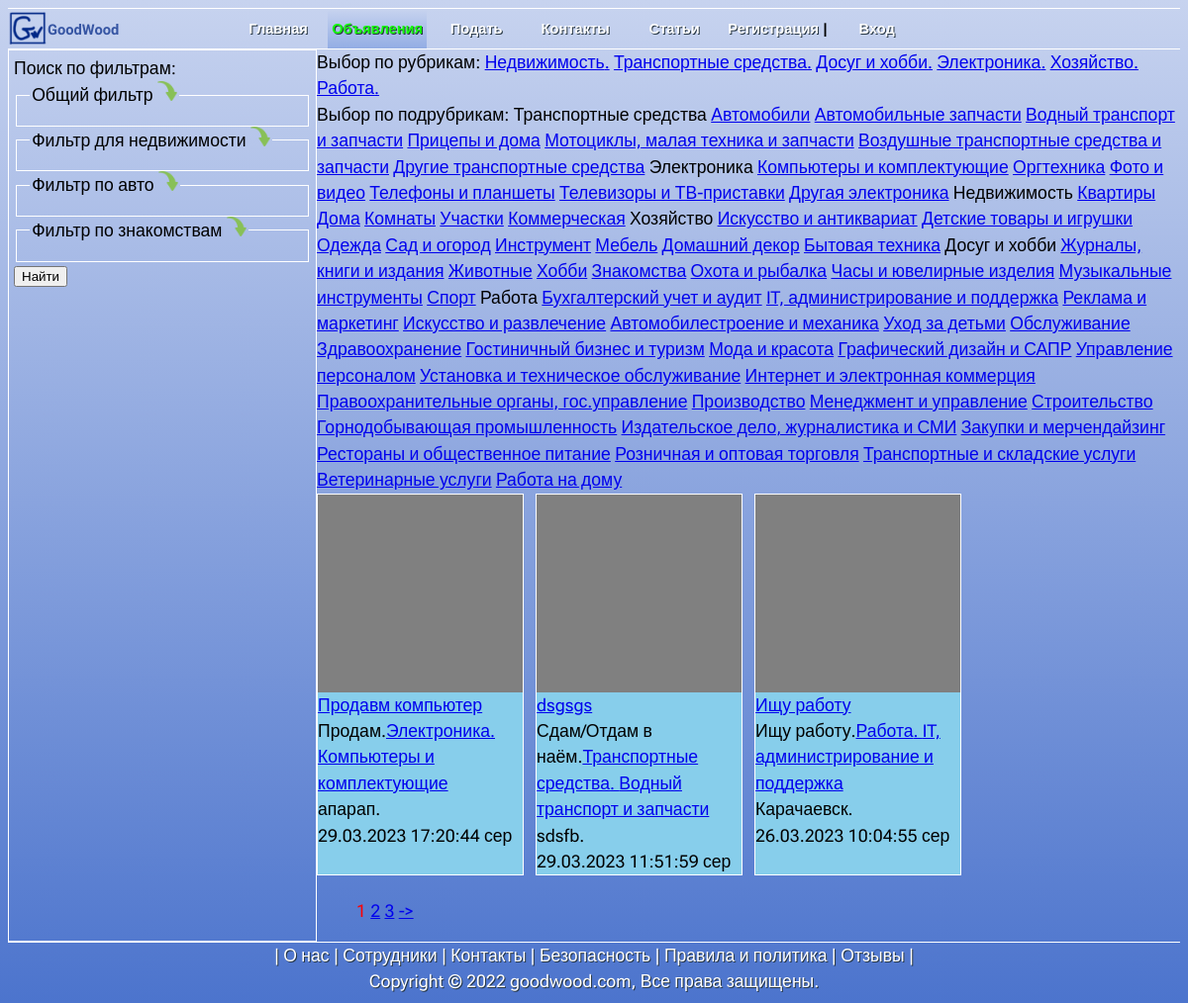
/all_adv/, run on the app's committed database.
### all_adv/models.py (models this page shows, shortened)
class Rubric(models.Model):
    name = models.CharField(max_length=45,db_index=True,verbose_name='Название')
    def get_absolute_url(self):
        return reverse('by_rubric',kwargs={'rubric_id': self.id})
    class Meta:
        verbose_name_plural = 'Рубрики'
        verbose_name = 'Рубрика'

class Adv(models.Model):
    is_active = models.BooleanField(default=True,db_index=True)
    title = models.CharField(max_length=50,verbose_name='Заголовок', help_text='Это хелп',db_index=True)
    transaction = models.ForeignKey('Transaction',null=True,on_delete=models.PROTECT, verbose_name='Вид сделки')
    region = models.ForeignKey('Region', null=True, on_delete=models.PROTECT, verbose_name='Регион')
    city = models.CharField(max_length=50, verbose_name='Город',null=True,blank =True,db_index=True)
    district_city = models.CharField(max_length=50, verbose_name='Район города',blank =True, null=True)
    photo = models.ImageField(upload_to='photo/%Y/%m/%d/',
                              null=True, blank=True)
    user_name = models.CharField(max_length=50, verbose_name='Имя',null=True)
    phone_number = models.CharField(max_length=50,null=True,  verbose_name='Телефон')
    content = models.TextField(null=True, max_length=5000,help_text='Не более 5000 символов', verbose_name='Описание',db_index=True)
    price = models.FloatField(null=True,blank =True,verbose_name='Цена',db_index=True)
    rubric = models.ForeignKey('Rubric',null=True,on_delete=models.PROTECT, verbose_name='Рубрика',db_index=True)
    subrubric = models.CharField(max_length=70,blank =True, null=True,choices=SUB_RUBRICS, verbose_name='Подрубрика',db_index=True)
    published = models.DateTimeField(auto_now_add=True, db_index=True, verbose_name='Опубликовано от')
    update = models.DateTimeField(auto_now=True, db_index=True, verbose_name='Изменено  от')
    street = models.CharField(max_length=50, verbose_name='Улица',blank =True,default='',db_index=True)
    floors = models.CharField(max_length=50,null=True,blank =True,verbose_name='Этажей')
    floor = models.CharField(max_length=50,null=True,blank =True,verbose_name='Этаж')
    rooms = models.CharField(max_length=50,null=True,blank =True,verbose_name='Комнат',db_index=True)
    square_rooms = models.FloatField(null=True,blank =True,verbose_name='Площадь комнат',db_index=True)
    square_land = models.FloatField(null=True,blank =True,verbose_name='Площадь земли',db_index=True)
    law_status = models.ForeignKey('LawStatus',blank =True,null=True,on_delete=models.PROTECT, verbose_name='Статус',db_index=True)
    ower = models.ForeignKey('Subject',null=True,blank =True,on_delete=models.PROTECT, verbose_name='Субъект',db_index=True)
    car_mark = models.ForeignKey('CarMark',null=True,blank =True,on_delete=models.PROTECT, verbose_name='Марка',db_index=True)
    car_model = models.CharField(max_length=50, verbose_name='Модель',null=True,blank =True,db_index=True)
    car_year = models.CharField(max_length=50,null=True,blank =True,verbose_name='Год',db_index=True)
    car_fuel = models.ForeignKey('CarFuel',null=True,blank =True,on_delete=models.PROTECT, verbose_name='Топливо',db_index=True)
    car_color = models.CharField(max_length=50, verbose_name='Цвет',null=True,blank =True,db_index=True)
    car_body = models.ForeignKey('CarBody',null=True,on_delete=models.PROTECT, verbose_name='Кузов',blank =True,db_index=True)
    car_actuator = models.ForeignKey('CarActuator',null=True,on_delete=models.PROTECT, verbose_name='Привод',blank =True,db_index=True)
    car_transmission = models.ForeignKey('CarTransmission',null=True,on_delete=models.PROTECT, verbose_name='Коробка',blank =True,db_index=True)
    car_run = models.CharField(max_length=50,null=True,blank =True,verbose_name='Пробег',db_index=True)
    car_engine_capacity = models.FloatField(null=True,blank =True,verbose_name='Объем двигателя',db_index=True)
    who = models.CharField(max_length=50, verbose_name='Кто',null=True,blank =True,db_index=True)
    whom = models.CharField(max_length=50, verbose_name='Кого',null=True,blank =True,db_index=True)
    your_age = models.CharField(max_length=50,null=True,blank =True,verbose_name='Возраст Ваш',db_index=True)
    intention_age = models.CharField(max_length=50,null=True,blank =True,verbose_name='Возраст поиска',db_index=True)
    intention = models.ForeignKey('Intention',null=True,on_delete=models.PROTECT, verbose_name='Намерение',blank =True,db_index=True)
    salary = models.CharField(max_length=50,null=True,blank =True,verbose_name='Зарплата от',db_index=True)
    mode = models.CharField(max_length=50, verbose_name='Режим работы',null=True,blank =True,db_index=True)
    def get_absolute_url(self):
        return reverse('by_rubric',kwargs={'rubric_id': self.rubric_id})
    class Meta:
        verbose_name_plural='Объявления'
        verbose_name = 'Объявление'
        ordering = ['-published']

class Transaction(models.Model):
    name = models.CharField(max_length=21,db_index=True,verbose_name='Вид сделки')
    def __str__(self):
        return self.name
    class Meta:
        verbose_name_plural = 'Вид сделки'
        verbose_name = 'Вид сделки'

### all_adv/views.py (the view)
# urls.py: path('', AllAdvs.as_view(), name='all_advs'),
class AllAdvs(DataMixin,ListView):
    model = Adv
    template_name = 'all_adv/all_advs.html'
    context_object_name = 'advs'
    def get_context_data(self, *, object_list=None, **kwargs):
        context = super().get_context_data(**kwargs)
        send_to_mixin = self.get_user_context(title = 'GoodWood. Все объявления',page='all_advs')
        context = dict(list(context.items()) + list(send_to_mixin.items()))
        return context
    def get_queryset(self):
        return Adv.objects.filter(is_active=True).select_related('rubric','transaction')

### all_adv/templatetags/all_adv_tags.py (called while the page is built)
@register.simple_tag()
def get_rubrics():
    return Rubric.objects.all()

### all_adv/utils.py (called while the page is built)
    def get_user_context(self,**kwargs):
        context = kwargs
        context['menu'] = menu
        context['SUB_RUBRICS_ARR'] = SUB_RUBRICS_ARR
        context['RUBRIC_ARR'] = RUBRIC_ARR
        return  context

### all_adv/templates/all_adv/all_advs.html
{% extends "./base.html" %}
{% load all_adv_tags %}
{% block content %}
<div>
{% get_rubrics as rubrics %}
     Выбор по рубрикам:
    {% for rubric in  rubrics %}
        <a href="{{rubric.get_absolute_url}}">{{rubric.name}}.</a>
    {% endfor %}<br>
    Выбор по подрубрикам:
    {% for r in SUB_RUBRICS_ARR %}
        {% if r in RUBRIC_ARR %}
            {{r}}
        {% else %}
            <a href="{% url 'by_subrubric' r %} ">{{r}}</a>
        {% endif  %}
    {% endfor %}
</div >
<div class="cards_block">
{% for adv in  page_obj %}
    <div class="adv-card">
            <div class="card_photo_main"></div>
            {% if adv.rooms %}
                <div><a href="{% url 'adv' adv.id %}">{{ adv.title }}</a> {{ adv.rooms }}-ком.кв. </div>
           {% else %}
                <div><a href="{% url 'adv' adv.id %}">{{ adv.title }}</a>  </div>
        {% endif %}
            <div>{{adv.transaction}}.<a href="{{adv.get_absolute_url}}">{{ adv.rubric.name }}. </a><a href="{% url 'by_subrubric'  adv.subrubric   %} ">
                {{adv.subrubric}}</a></div>
            <div>{{ adv.city }}. {{ adv.street}}</div>
            <div>{{ adv.published|date:"d.m.Y H:i:s" }}     сер</div>
    </div>
{% endfor %}
</div>
{% endblock %}

### index/static/index/css/style.css (style rules this page uses)
body { min-height: 100vh; line-height: 1.5; background: linear-gradient(to top, #4C74CD, #C7D3EF); font-family: 'Roboto Flex', sans-serif; font-size: 1.1em; }

### all_adv/static/all_adv/css/style.css (style rules this page uses)
.cards_block { display:grid; grid-gap: 1vw; grid-auto-flow: rows; grid-template-columns: repeat(4, 1fr); }
.card_photo_main { width:100%; height: 200px; background:grey; }
.adv-card { border: 1px solid white; margin-bottom: 5px; background-color: skyblue; text-align:left; min-width:190px; height: auto; }

### data on the page
Rubric: name "Недвижимость"
Rubric: name "Транспортные средства"
Rubric: name "Досуг и хобби"
Rubric: name "Электроника"
Rubric: name "Хозяйство"
Rubric: name "Работа"
Adv: title "Продавм компьютер", transaction "Продам", rubric.name "Электроника", subrubric "Компьютеры и комплектующие", city "апарап", published "29.03.2023 17:20:44"
Adv: title "dsgsgs", transaction "Сдам/Отдам в наём", rubric.name "Транспортные средства", subrubric "Водный транспорт и запчасти", city "sdsfb", published "29.03.2023 11:51:59"
Adv: title "Ищу работу", transaction "Ищу работу", rubric.name "Работа", subrubric "IT, администрирование и поддержка", city "Карачаевск", published "26.03.2023 10:04:55"

### other printed values
{{ m.title }} "Главная" "Подать" "Контакты" "Статьи"
{{ m.title }} "Объявления"
{{ r }} "Транспортные средства" "Электроника" "Недвижимость" "Хозяйство" "Досуг и хобби" "Работа"
{{ r }} "Автомобили" "Автомобильные запчасти" "Водный транспорт и запчасти" "Прицепы и дома" "Мотоциклы, малая техника и запчасти" "Воздушные транспортные средства и запчасти" "Другие транспортные средства" "Компьютеры и комплектующие" "Оргтехника" "Фото и видео" "Телефоны и планшеты" "Телевизоры и ТВ-приставки" "Другая электроника" "Квартиры" "Дома" "Комнаты" "Участки" "Коммерческая" "Искусство и антиквариат" "Детские товары и игрушки" "Одежда" "Сад и огород" "Инструмент" "Мебель" "Домашний декор" "Бытовая техника" "Журналы, книги и издания" "Животные" "Хобби" "Знакомства" "Охота и рыбалка" "Часы и ювелирные изделия" "Музыкальные инструменты" "Спорт" "Бухгалтерский учет и аудит" "IT, администрирование и поддержка" "Реклама и маркетинг" "Искусство и развлечение" "Автомобилестроение и механика" "Уход за детьми" "Обслуживание" "Здравоохранение" "Гостиничный бизнес и туризм" "Мода и красота" "Графический дизайн и САПР" "Управление персоналом" "Установка и техническое обслуживание" "Интернет и электронная коммерция" "Правоохранительные органы, гос.управление" "Производство" "Менеджмент и управление" "Строительство" "Горнодобывающая промышленность" "Издательское дело, журналистика и СМИ" "Закупки и мерчендайзинг" "Рестораны и общественное питание" "Розничная и оптовая торговля" "Транспортные и складские услуги" "Ветеринарные услуги" "Работа на дому"
{{ p }} "1"
{{ p }} "2" "3"
